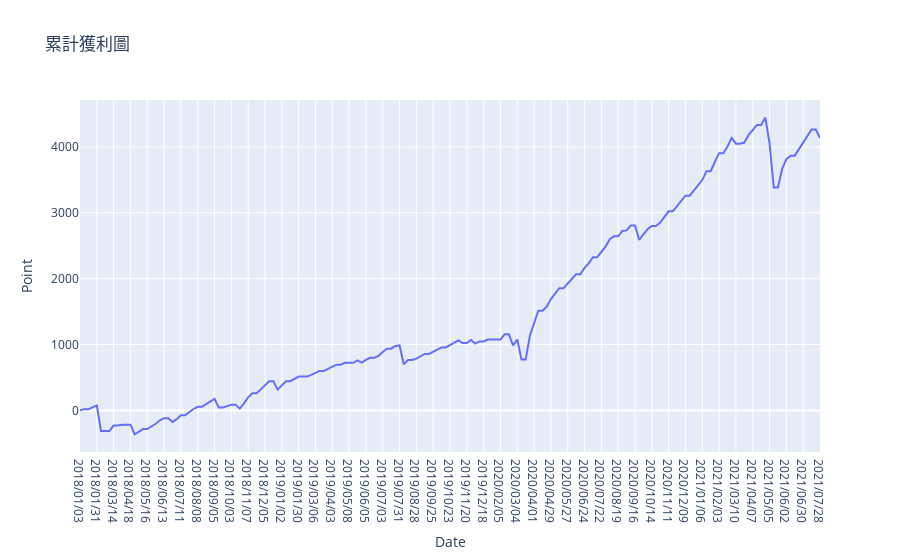

Notebook code for this chart:
### Code cell
strike_price_sdf = select_strike_price(day_of_week_sdf,100)
result_sdf = execution_strategy(strike_price_sdf,"賣權",1,buy = False)
visualize(result_sdf,)

### Figure 1 — Plotly figure (JSON) as saved in the notebook; plotly's stock layout.template omitted (floating-point values rounded to 4 significant figures; data arrays with more than 128 entries replaced by an {"elided": "..."} marker saying what was removed)
{"data": [{"type": "scatter", "x": {"elided": "177 str values"}, "y": {"elided": "177 float values"}}], "layout": {"title": {"text": "累計獲利圖"}, "xaxis": {"title": {"text": "Date"}}, "yaxis": {"title": {"text": "Point"}}}}
